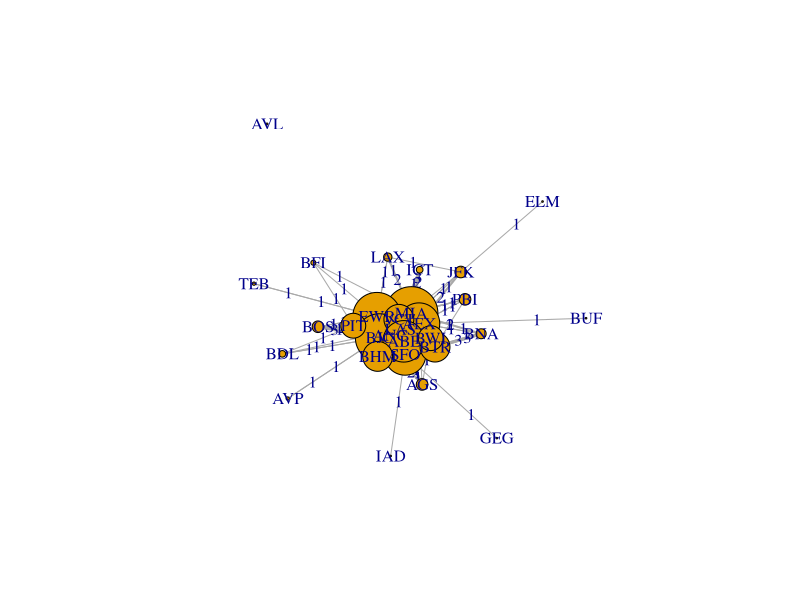
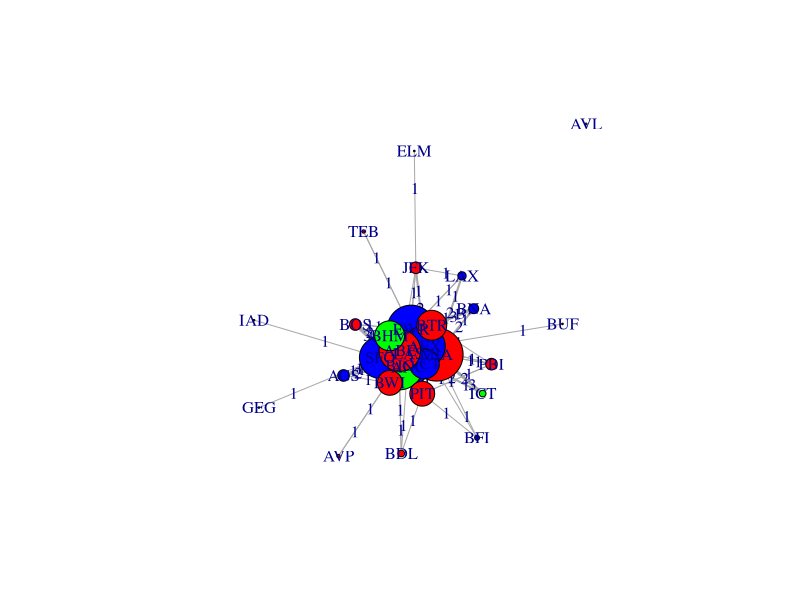

These figures' R source, in order:
## ---- chunk 1
#1
airports.df <- read.csv("airports.csv", row.names = 1)
str(airports.df)
## ---- chunk 2
#2
airports.mat <- as.matrix(airports.df)
str(airports.mat)
## ---- chunk 3
#3
library(igraph)
g <- graph.adjacency(airports.mat, mode = "directed", weighted = TRUE)
## ---- chunk 4
#4
V(g)
## ---- chunk 5
#5
E(g)$weight
## ---- chunk 6
#6
plot(g, edge.label=round(E(g)$weight), edge.width = E(g)$weight, vertex.label = V(g)$name, vertex.size = degree(g), edge.arrow.size=0.01)
## ---- chunk 7
#7
regions.df <- read.csv("region.csv")
str(regions.df)
## ---- chunk 8
#8
gnodes.attributes <- regions.df[match(V(g)$name, regions.df$name),]
V(g)$region <- as.character(gnodes.attributes$region)
## ---- chunk 9
#9
color.mat <- cbind(c("E","W","C"), c("red","blue","green"))
V(g)$color <- color.mat[match(V(g)$region, color.mat[,1]), 2]
color.mat <- cbind(c("E","W","C"), c("red","blue","green"))
V(g)$color <- color.mat[match(V(g)$region, color.mat[,1]), 2]
plot(g, edge.label=round(E(g)$weight), edge.width = E(g)$weight, vertex.label = V(g)$name, vertex.color = V(g)$color, vertex.size = degree(g), edge.arrow.size=0.01)
